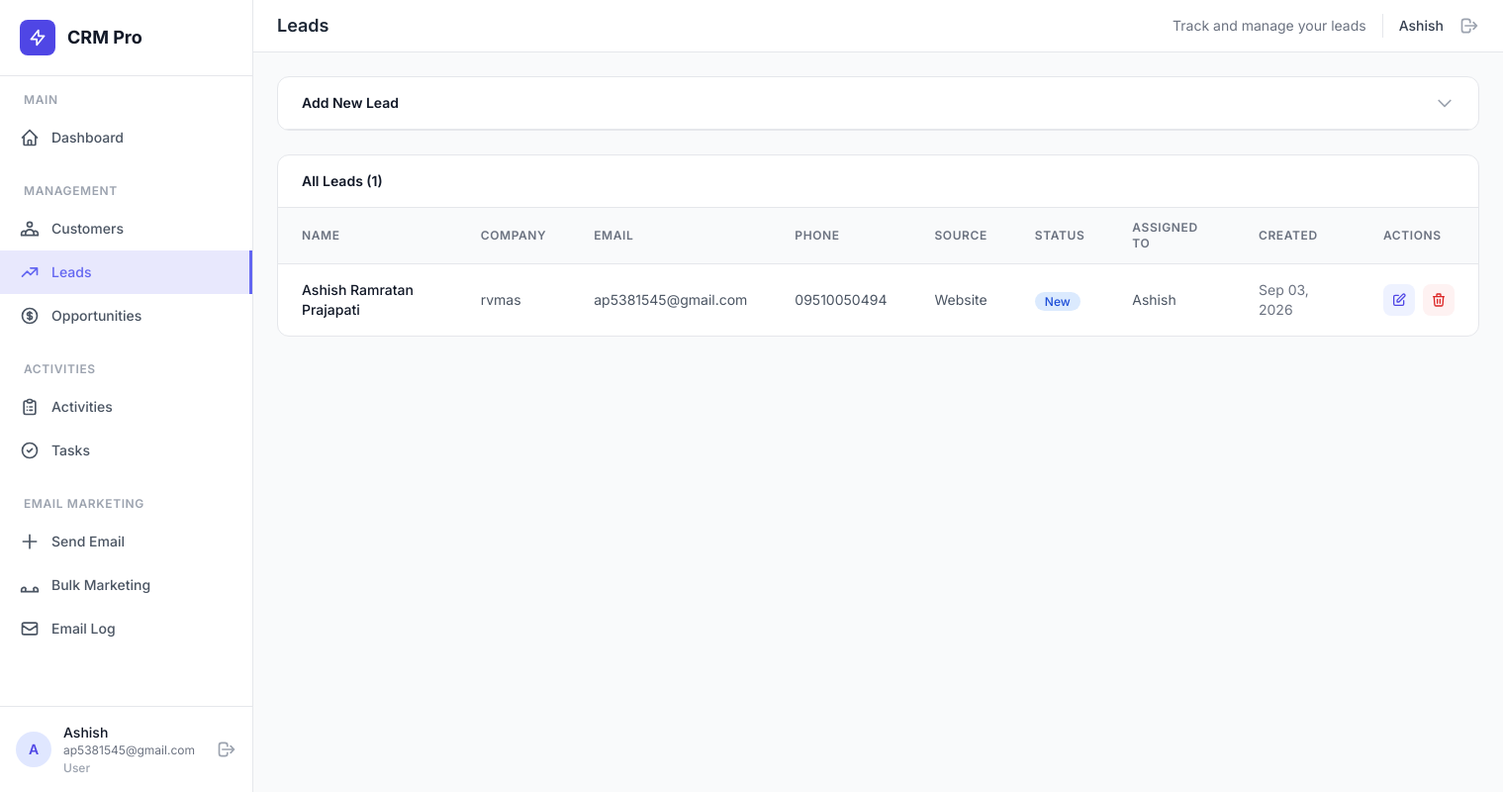
The app's page /crm/lead/ (signed in), older data.
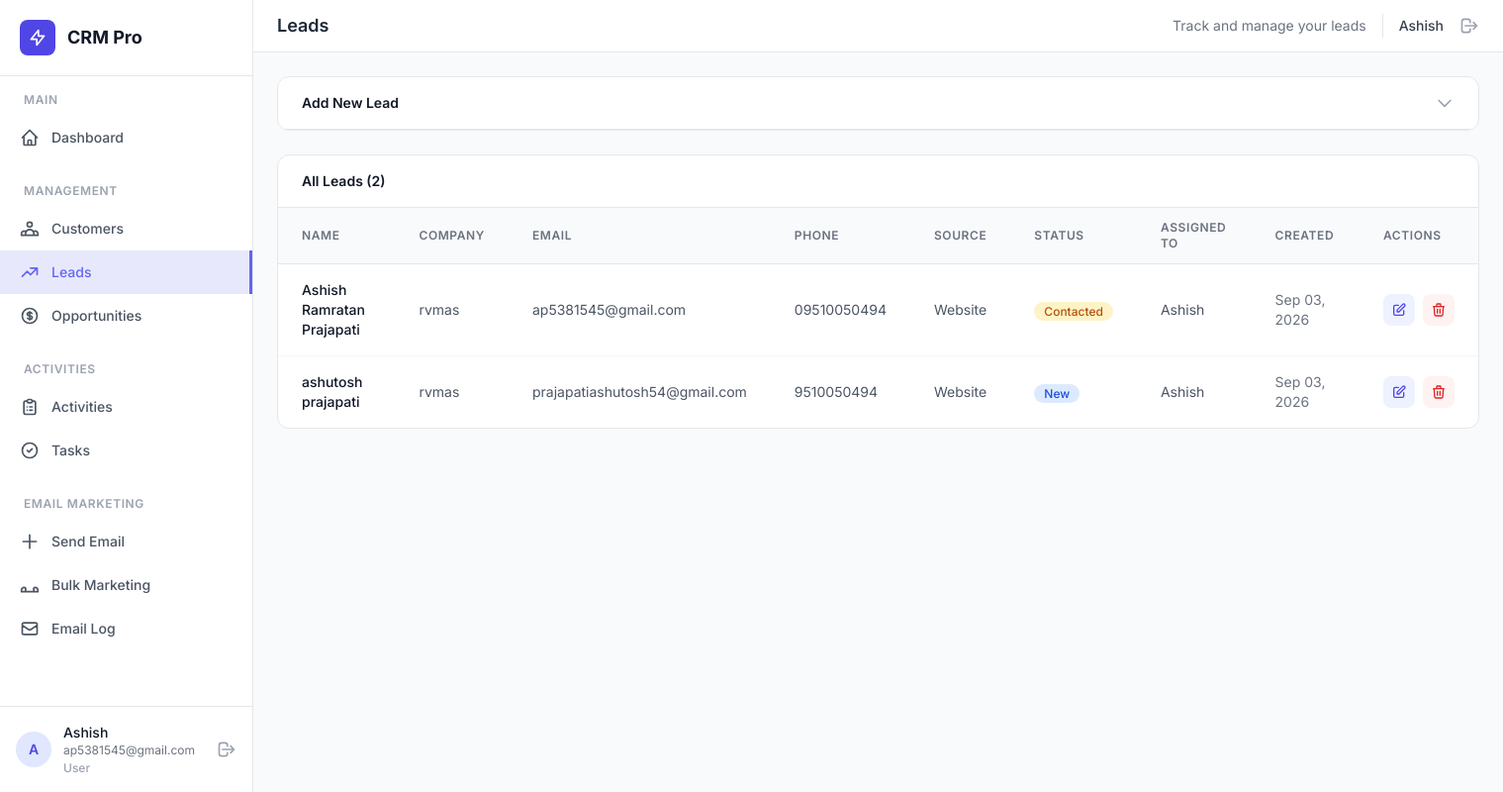
The same page, newer data.
### user/models.py (models this page shows, shortened)
class Lead(models.Model):
    Source_Choices = [
        ("Website", "Website"),
        ("Referral", "Referral"),
        ("Social Media", "Social Media"),
        ("Other", "Other"),
    ]
    Status_Choices = [
        ("New", "New"),
        ("Contacted", "Contacted"),
        ("Qualified", "Qualified"),
        ("Converted", "Converted"),
        ("Lost", "Lost"),
    ]
    id = models.AutoField(primary_key=True)
    name = models.CharField(max_length=100)
    company = models.CharField(max_length=100)
    email = models.EmailField(unique=True)
    phone = models.CharField(max_length=15, unique=True)
    source = models.CharField(
        max_length=20, choices=Source_Choices, default="Website"
    )
    status = models.CharField(
        max_length=20, choices=Status_Choices, default="New"
    )
    assign_to = models.ForeignKey(
        User, on_delete=models.SET_NULL, null=True, blank=True
    )
    notes = models.TextField(blank=True, null=True)
    created_at = models.DateTimeField(auto_now_add=True)
    updated_at = models.DateTimeField(auto_now=True)

class User(models.Model):
    id = models.AutoField(primary_key=True)
    user_name = models.CharField(max_length=100, unique=True)
    password = models.CharField(max_length=256)
    email = models.EmailField(unique=True)
    is_active = models.BooleanField(default=True)
    is_admin = models.BooleanField(default=False)
    created_at = models.DateTimeField(auto_now_add=True)

### user/views.py (the view)
# urls.py: path("lead/", views.lead_list, name="lead_list"),
def lead_list(request):
    current_user = _require_login(request)
    if not current_user:
        return redirect("login")
    if request.method == "POST":
        form = LeadForm(request.POST, user=current_user)
        if form.is_valid():
            lead = form.save(commit=False)
            if not current_user.is_admin:
                lead.assign_to = current_user
            lead.save()
            messages.success(request, "Lead created successfully!")
            return redirect("lead_list")
    else:
        form = LeadForm(user=current_user)
    leads = _visible_leads(current_user)
    context = {
        "leads": leads,
        "form": form,
        "current_user": current_user,
    }
    return render(request, "user/lead_list.html", context)

### user/forms.py (called while the page is built)
    def _apply_assignment(self, user):
        if "assign_to" not in self.fields:
            return
        if user is not None and not user.is_admin:
            self.fields.pop("assign_to")
        else:
            self.fields["assign_to"].queryset = _users_for_assignment()

### user/views.py (called while the page is built)
def _require_login(request):
    user_id = request.session.get("user_id")
    if not user_id:
        return None
    try:
        return User.objects.get(id=user_id)
    except User.DoesNotExist:
        return None

def _visible_leads(user):
    if user.is_admin:
        return Lead.objects.all()
    return Lead.objects.filter(assign_to=user)

### user/templates/user/lead_list.html (shortened to what the changed rows need)
{% extends "base.html" %}
{% load static %}
{% block page_title %}Leads{% endblock %}
{% block content %}
<div class="bg-white rounded-xl border border-gray-200 overflow-hidden">
    <div class="px-6 py-4 border-b border-gray-200">
        <h3 class="text-sm font-semibold text-gray-900">All Leads ({{ leads|length }})</h3>
    </div>
    <div class="overflow-x-auto">
        <table class="w-full">
            <thead class="bg-gray-50 border-b border-gray-200">
                <tr>
                    <th class="px-6 py-3 text-left text-xs font-semibold text-gray-500 uppercase tracking-wider">Name</th>
                    <th class="px-6 py-3 text-left text-xs font-semibold text-gray-500 uppercase tracking-wider">Company</th>
                    <th class="px-6 py-3 text-left text-xs font-semibold text-gray-500 uppercase tracking-wider">Email</th>
                    <th class="px-6 py-3 text-left text-xs font-semibold text-gray-500 uppercase tracking-wider">Phone</th>
                    <th class="px-6 py-3 text-left text-xs font-semibold text-gray-500 uppercase tracking-wider">Source</th>
                    <th class="px-6 py-3 text-left text-xs font-semibold text-gray-500 uppercase tracking-wider">Status</th>
                    <th class="px-6 py-3 text-left text-xs font-semibold text-gray-500 uppercase tracking-wider">Assigned To</th>
                    <th class="px-6 py-3 text-left text-xs font-semibold text-gray-500 uppercase tracking-wider">Created</th>
                    <th class="px-6 py-3 text-left text-xs font-semibold text-gray-500 uppercase tracking-wider">Actions</th>
                </tr>
            </thead>
            <tbody class="divide-y divide-gray-100">
                {% for lead in leads %}
                <tr class="hover:bg-gray-50 transition-colors">
                    <td class="px-6 py-4 text-sm font-medium text-gray-900">{{ lead.name }}</td>
                    <td class="px-6 py-4 text-sm text-gray-600">{{ lead.company }}</td>
                    <td class="px-6 py-4 text-sm text-gray-600">{{ lead.email }}</td>
                    <td class="px-6 py-4 text-sm text-gray-600">{{ lead.phone }}</td>
                    <td class="px-6 py-4 text-sm text-gray-600">{{ lead.source }}</td>
                    <td class="px-6 py-4">
                        <span class="px-2.5 py-0.5 text-xs font-medium rounded-full
                            {% if lead.status == 'Converted' %}bg-green-100 text-green-700
                            {% elif lead.status == 'Lost' %}bg-red-100 text-red-700
                            {% elif lead.status == 'Qualified' %}bg-purple-100 text-purple-700
                            {% elif lead.status == 'Contacted' %}bg-amber-100 text-amber-700
                            {% else %}bg-blue-100 text-blue-700{% endif %}">
                            {{ lead.status }}
                        </span>
                    </td>
                    <td class="px-6 py-4 text-sm text-gray-600">{{ lead.assign_to.user_name|default:"Unassigned" }}</td>
                    <td class="px-6 py-4 text-sm text-gray-500">{{ lead.created_at|date:"M d, Y" }}</td>
                    <td class="px-6 py-4">
                        <div class="flex items-center gap-2">
                            <a href="{% url 'lead_update' lead.pk %}" class="inline-flex items-center justify-center w-8 h-8 bg-indigo-50 text-indigo-600 rounded-lg hover:bg-indigo-100 transition-colors" title="Edit">
                                <svg class="w-4 h-4" fill="none" stroke="currentColor" viewBox="0 0 24 24"><path stroke-linecap="round" stroke-linejoin="round" stroke-width="2" d="M11 5H6a2 2 0 00-2 2v11a2 2 0 002 2h11a2 2 0 002-2v-5m-1.414-9.414a2 2 0 112.828 2.828L11.828 15H9v-2.828l8.586-8.586z"/></svg>
                            </a>
                            <form method="POST" action="{% url 'lead_delete' lead.pk %}" onsubmit="return confirm('Are you sure you want to delete {{ lead.name }}? This cannot be undone.');">
                                <button type="submit" class="inline-flex items-center justify-center w-8 h-8 bg-red-50 text-red-600 rounded-lg hover:bg-red-100 transition-colors" title="Delete">
                                    <svg class="w-4 h-4" fill="none" stroke="currentColor" viewBox="0 0 24 24"><path stroke-linecap="round" stroke-linejoin="round" stroke-width="2" d="M19 7l-.867 12.142A2 2 0 0116.138 21H7.862a2 2 0 01-1.995-1.858L5 7m5 4v6m4-6v6m1-10V4a1 1 0 00-1-1h-4a1 1 0 00-1 1v3M4 7h16"/></svg>
                                </button>
                            </form>
                        </div>
                    </td>
                </tr>
                {% empty %}
                <tr>
                    <td colspan="9" class="px-6 py-12 text-center text-sm text-gray-500">No leads found. Add your first lead above.</td>
                </tr>
                {% endfor %}
            </tbody>
        </table>
    </div>
</div>
{% endblock %}

Row changes from the older to the newer data that the page shows:
changed Lead "Ashish Ramratan Prajapati": status "New" → "Contacted"
added Lead: name "ashutosh prajapati", company "rvmas", email "prajapatiashutosh54@gmail.com", phone "9510050494", source "Website", status "New", assign_to.user_name "Ashish", created_at "Sep 03, 2026"
Text that changed along with them:
{{ leads|length }}: "1" → "2"
